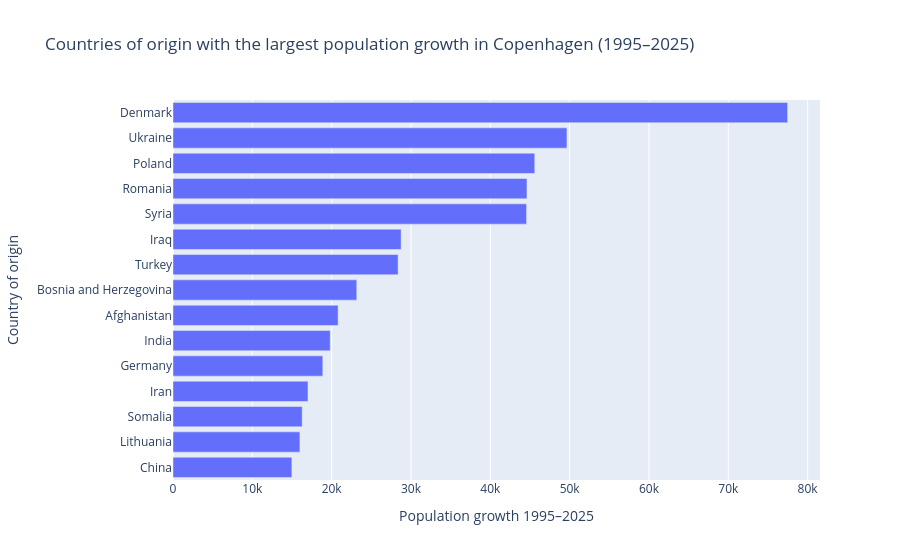

The code cell stored with this chart in its notebook:
### Markdown cell above
### 7.4 Which countries of origin grew the most?

Turning from districts to countries, this bar chart shows which origin communities expanded the most between 1995 and 2025 in absolute terms. A horizontal bar chart is the right choice here because we are ranking a set of named categories — country names are long, and horizontal layout avoids label rotation. The chart supports the broader story by naming the communities behind the demographic shift.

### Code cell
origin_df = df_country.copy()
origin_total = (
    origin_df
    .groupby(["country", "year"], as_index=False)["population"]
    .sum()
)

origin_1995 = origin_total[origin_total["year"] == 1995][["country", "population"]]
origin_2025 = origin_total[origin_total["year"] == 2025][["country", "population"]]

growth = origin_2025.merge(origin_1995, on="country", suffixes=("_2025", "_1995"))
growth["absolute_growth"] = growth["population_2025"] - growth["population_1995"]

top_growth = growth.sort_values("absolute_growth", ascending=False).head(15)

fig = px.bar(
    top_growth,
    x="absolute_growth",
    y="country",
    orientation="h",
    title="Countries of origin with the largest population growth in Copenhagen (1995–2025)",
    labels={"absolute_growth": "Population growth 1995–2025", "country": "Country of origin"}
)
fig.update_layout(yaxis={"categoryorder": "total ascending"})
fig.show()

### Figure 1 — Plotly figure (JSON) as saved in the notebook; plotly's stock layout.template omitted (floating-point values rounded to 4 significant figures)
{"data": [{"hovertemplate": "Population growth 1995–2025=%{x}<br>Country of origin=%{y}<extra></extra>", "legendgroup": "", "marker": {"color": "#636efa", "pattern": {"shape": ""}}, "name": "", "orientation": "h", "showlegend": false, "textposition": "auto", "type": "bar", "x": [77481, 49661, 45604, 44622, 44571, 28757, 28376, 23166, 20813, 19821, 18886, 17017, 16288, 15997, 14984], "xaxis": "x", "y": ["Denmark", "Ukraine", "Poland", "Romania", "Syria", "Iraq", "Turkey", "Bosnia and Herzegovina", "Afghanistan", "India", "Germany", "Iran", "Somalia", "Lithuania", "China"], "yaxis": "y"}], "layout": {"barmode": "relative", "legend": {"tracegroupgap": 0}, "title": {"text": "Countries of origin with the largest population growth in Copenhagen (1995–2025)"}, "xaxis": {"anchor": "y", "domain": [0, 1], "title": {"text": "Population growth 1995–2025"}}, "yaxis": {"anchor": "x", "categoryorder": "total ascending", "domain": [0, 1], "title": {"text": "Country of origin"}}}}
